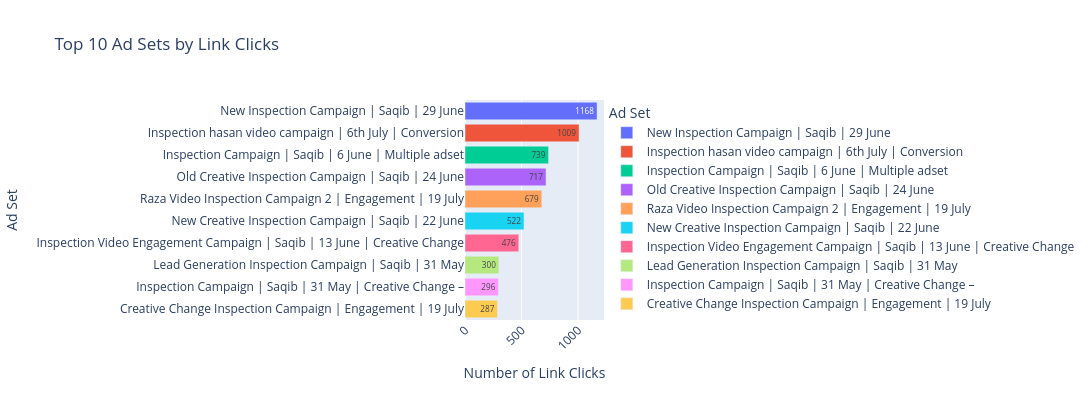

The cell this chart's notebook holds for it:
### Code cell
adset_link_clicks = data_previous.groupby('Ad name')['Link clicks'].sum().reset_index()

top_10_adsets = adset_link_clicks.sort_values(by='Link clicks', ascending=False).head(10)

fig = px.bar(top_10_adsets, 
             x='Link clicks', 
             y='Ad name', 
             title='Top 10 Ad Sets by Link Clicks',
             labels={'Link clicks': 'Number of Link Clicks', 'Ad name': 'Ad Set'},
             orientation='h', 
             color='Ad name',  
             color_discrete_sequence=px.colors.qualitative.Plotly,
             text='Link clicks')  

fig.update_layout(
    xaxis_title='Number of Link Clicks',
    yaxis_title='Ad Set',
    width=1400,  
    height=400,  
    xaxis=dict(tickangle=-45)  
)

fig.show()

### Figure 1 — Plotly figure (JSON) as saved in the notebook; plotly's stock layout.template omitted (floating-point values rounded to 4 significant figures)
{"data": [{"alignmentgroup": "True", "hovertemplate": "Ad Set=%{y}<br>Number of Link Clicks=%{text}<extra></extra>", "legendgroup": "New Inspection Campaign | Saqib | 29 June", "marker": {"color": "#636EFA", "pattern": {"shape": ""}}, "name": "New Inspection Campaign | Saqib | 29 June", "offsetgroup": "New Inspection Campaign | Saqib | 29 June", "orientation": "h", "showlegend": true, "text": [1168], "textposition": "auto", "type": "bar", "x": [1168], "xaxis": "x", "y": ["New Inspection Campaign | Saqib | 29 June"], "yaxis": "y"}, {"alignmentgroup": "True", "hovertemplate": "Ad Set=%{y}<br>Number of Link Clicks=%{text}<extra></extra>", "legendgroup": "Inspection hasan video campaign | 6th July | Conversion", "marker": {"color": "#EF553B", "pattern": {"shape": ""}}, "name": "Inspection hasan video campaign | 6th July | Conversion", "offsetgroup": "Inspection hasan video campaign | 6th July | Conversion", "orientation": "h", "showlegend": true, "text": [1009], "textposition": "auto", "type": "bar", "x": [1009], "xaxis": "x", "y": ["Inspection hasan video campaign | 6th July | Conversion"], "yaxis": "y"}, {"alignmentgroup": "True", "hovertemplate": "Ad Set=%{y}<br>Number of Link Clicks=%{text}<extra></extra>", "legendgroup": "Inspection Campaign | Saqib | 6 June | Multiple adset", "marker": {"color": "#00CC96", "pattern": {"shape": ""}}, "name": "Inspection Campaign | Saqib | 6 June | Multiple adset", "offsetgroup": "Inspection Campaign | Saqib | 6 June | Multiple adset", "orientation": "h", "showlegend": true, "text": [739], "textposition": "auto", "type": "bar", "x": [739], "xaxis": "x", "y": ["Inspection Campaign | Saqib | 6 June | Multiple adset"], "yaxis": "y"}, {"alignmentgroup": "True", "hovertemplate": "Ad Set=%{y}<br>Number of Link Clicks=%{text}<extra></extra>", "legendgroup": "Old Creative Inspection Campaign | Saqib | 24 June", "marker": {"color": "#AB63FA", "pattern": {"shape": ""}}, "name": "Old Creative Inspection Campaign | Saqib | 24 June", "offsetgroup": "Old Creative Inspection Campaign | Saqib | 24 June", "orientation": "h", "showlegend": true, "text": [717], "textposition": "auto", "type": "bar", "x": [717], "xaxis": "x", "y": ["Old Creative Inspection Campaign | Saqib | 24 June"], "yaxis": "y"}, {"alignmentgroup": "True", "hovertemplate": "Ad Set=%{y}<br>Number of Link Clicks=%{text}<extra></extra>", "legendgroup": "Raza Video Inspection Campaign 2 | Engagement | 19 July", "marker": {"color": "#FFA15A", "pattern": {"shape": ""}}, "name": "Raza Video Inspection Campaign 2 | Engagement | 19 July", "offsetgroup": "Raza Video Inspection Campaign 2 | Engagement | 19 July", "orientation": "h", "showlegend": true, "text": [679], "textposition": "auto", "type": "bar", "x": [679], "xaxis": "x", "y": ["Raza Video Inspection Campaign 2 | Engagement | 19 July"], "yaxis": "y"}, {"alignmentgroup": "True", "hovertemplate": "Ad Set=%{y}<br>Number of Link Clicks=%{text}<extra></extra>", "legendgroup": "New Creative Inspection Campaign | Saqib | 22 June", "marker": {"color": "#19D3F3", "pattern": {"shape": ""}}, "name": "New Creative Inspection Campaign | Saqib | 22 June", "offsetgroup": "New Creative Inspection Campaign | Saqib | 22 June", "orientation": "h", "showlegend": true, "text": [522], "textposition": "auto", "type": "bar", "x": [522], "xaxis": "x", "y": ["New Creative Inspection Campaign | Saqib | 22 June"], "yaxis": "y"}, {"alignmentgroup": "True", "hovertemplate": "Ad Set=%{y}<br>Number of Link Clicks=%{text}<extra></extra>", "legendgroup": "Inspection Video Engagement Campaign | Saqib | 13 June | Creative Change", "marker": {"color": "#FF6692", "pattern": {"shape": ""}}, "name": "Inspection Video Engagement Campaign | Saqib | 13 June | Creative Change", "offsetgroup": "Inspection Video Engagement Campaign | Saqib | 13 June | Creative Change", "orientation": "h", "showlegend": true, "text": [476], "textposition": "auto", "type": "bar", "x": [476], "xaxis": "x", "y": ["Inspection Video Engagement Campaign | Saqib | 13 June | Creative Change"], "yaxis": "y"}, {"alignmentgroup": "True", "hovertemplate": "Ad Set=%{y}<br>Number of Link Clicks=%{text}<extra></extra>", "legendgroup": "Lead Generation Inspection Campaign | Saqib | 31 May", "marker": {"color": "#B6E880", "pattern": {"shape": ""}}, "name": "Lead Generation Inspection Campaign | Saqib | 31 May", "offsetgroup": "Lead Generation Inspection Campaign | Saqib | 31 May", "orientation": "h", "showlegend": true, "text": [300], "textposition": "auto", "type": "bar", "x": [300], "xaxis": "x", "y": ["Lead Generation Inspection Campaign | Saqib | 31 May"], "yaxis": "y"}, {"alignmentgroup": "True", "hovertemplate": "Ad Set=%{y}<br>Number of Link Clicks=%{text}<extra></extra>", "legendgroup": "Inspection Campaign | Saqib | 31 May | Creative Change –", "marker": {"color": "#FF97FF", "pattern": {"shape": ""}}, "name": "Inspection Campaign | Saqib | 31 May | Creative Change –", "offsetgroup": "Inspection Campaign | Saqib | 31 May | Creative Change –", "orientation": "h", "showlegend": true, "text": [296], "textposition": "auto", "type": "bar", "x": [296], "xaxis": "x", "y": ["Inspection Campaign | Saqib | 31 May | Creative Change –"], "yaxis": "y"}, {"alignmentgroup": "True", "hovertemplate": "Ad Set=%{y}<br>Number of Link Clicks=%{text}<extra></extra>", "legendgroup": "Creative Change Inspection Campaign | Engagement | 19 July", "marker": {"color": "#FECB52", "pattern": {"shape": ""}}, "name": "Creative Change Inspection Campaign | Engagement | 19 July", "offsetgroup": "Creative Change Inspection Campaign | Engagement | 19 July", "orientation": "h", "showlegend": true, "text": [287], "textposition": "auto", "type": "bar", "x": [287], "xaxis": "x", "y": ["Creative Change Inspection Campaign | Engagement | 19 July"], "yaxis": "y"}], "layout": {"barmode": "relative", "height": 400, "legend": {"title": {"text": "Ad Set"}, "tracegroupgap": 0}, "title": {"text": "Top 10 Ad Sets by Link Clicks"}, "width": 1400, "xaxis": {"anchor": "y", "autorange": true, "domain": [0, 1], "range": [0, 1229.0], "tickangle": -45, "title": {"text": "Number of Link Clicks"}, "type": "linear"}, "yaxis": {"anchor": "x", "autorange": true, "categoryarray": ["Creative Change Inspection Campaign | Engagement | 19 July", "Inspection Campaign | Saqib | 31 May | Creative Change –", "Lead Generation Inspection Campaign | Saqib | 31 May", "Inspection Video Engagement Campaign | Saqib | 13 June | Creative Change", "New Creative Inspection Campaign | Saqib | 22 June", "Raza Video Inspection Campaign 2 | Engagement | 19 July", "Old Creative Inspection Campaign | Saqib | 24 June", "Inspection Campaign | Saqib | 6 June | Multiple adset", "Inspection hasan video campaign | 6th July | Conversion", "New Inspection Campaign | Saqib | 29 June"], "categoryorder": "array", "domain": [0, 1], "range": [-0.5, 9.5], "title": {"text": "Ad Set"}, "type": "category"}}}
